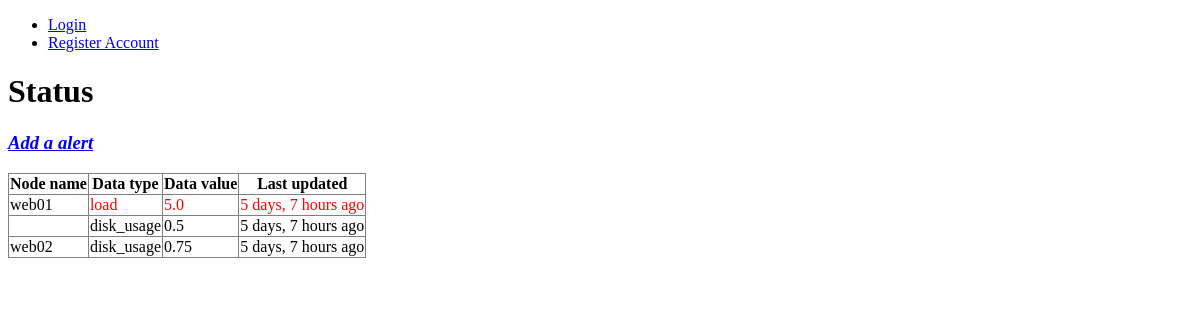
/data_collector/, run on an earlier commit of the app's database.
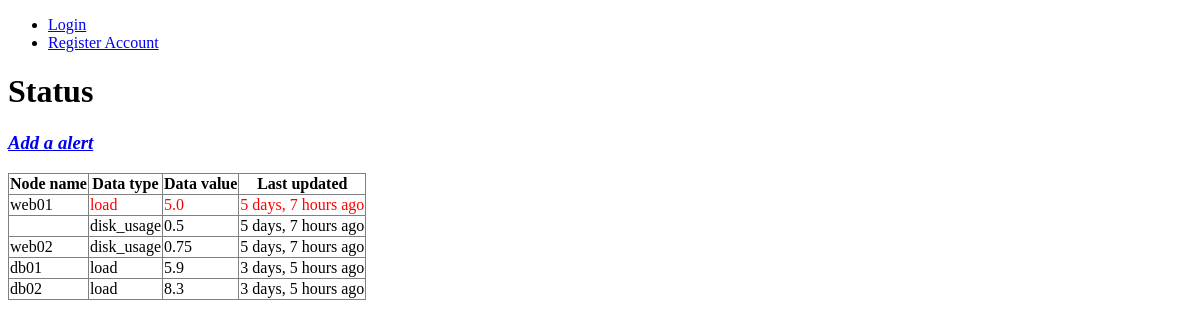
And on a later commit of the database.
### data_collector/models.py (models this page shows, shortened)
class DataPoint(models.Model):
    node_name = models.CharField(max_length=250)
    datetime = models.DateTimeField(auto_now_add=True)
    data_type = models.CharField(max_length=100)
    data_value = models.FloatField()

### data_collector/views.py (the view)
# urls.py: url(r'^data_collector/$', StatusView.as_view(), name='status'),
class StatusView(TemplateView):
    template_name = 'data_collector/status.html'
    def get_context_data(self, **kwargs):
        ctx = super(StatusView, self).get_context_data(**kwargs)
        nodes_and_data_types = DataPoint.objects.all().values('node_name', 'data_type').distinct()
        status_data_dict = dict()
        alerts = Alert.objects.filter(is_active=True)
        for node_and_data_type_pair in nodes_and_data_types:
            node_name = node_and_data_type_pair['node_name']
            data_type = node_and_data_type_pair['data_type']
            latest_data_point = DataPoint.objects.filter(node_name=node_name, data_type=data_type).latest('datetime')
            latest_data_point.has_alert = self.point_does_have_alert(latest_data_point, alerts)
            data_point_map = status_data_dict.setdefault(node_name, dict())
            data_point_map[data_type] = latest_data_point
        ctx['status_data_dict'] = status_data_dict
        return ctx
    def point_does_have_alert(self, data_point, alerts):
        for alert in alerts:
            if alert.node_name and data_point.node_name != alert.node_name:
                continue
            if alert.data_type != data_point.data_type:
                continue
            if alert.min_value is not None and data_point.data_value < alert.min_value:
                return True
            if alert.max_value is not None and data_point.data_value > alert.max_value:
                return True
            return False

### data_collector/templates/data_collector/status.html (shortened to what this page needs)
{% extends "data_collector/alert_base.html" %}
{% load humanize %}
{% block content %}
<h1>Status</h1>
    <h3><i><a href="{% url "alerts_list" %}">Add a alert</a></i></h3>
    <table rules="all" frame="border">
        <tbody>
            <tr>
                <th>Node name</th>
                <th>Data type</th>
                <th>Data value</th>
                <th>Last updated</th>
            </tr>
        {% for node_name, data_type_to_data_point_map in status_data_dict.items %}
            {% for data_type, data_point in data_type_to_data_point_map.items %}
                <tr {% if data_point.has_alert %}
                    class="has-alert"
                {% endif %}>
                    <td>{% if forloop.first %}{{ node_name }}{% endif %}</td>
                    <td>{{ data_type }}</td>
                    <td>{{ data_point.data_value }}</td>
                    <td>{{ data_point.datetime|naturaltime }}</td>
                </tr>
            {% endfor %}
        {% endfor %}
        </tbody>
    </table>
{% endblock %}

What changed in the data, as far as the page shows it:
added DataPoint: node_name "db01", data_type "load", data_value "5.9", datetime "3 days, 5 hours ago"
added DataPoint: node_name "db02", data_type "load", data_value "8.3", datetime "3 days, 5 hours ago"
